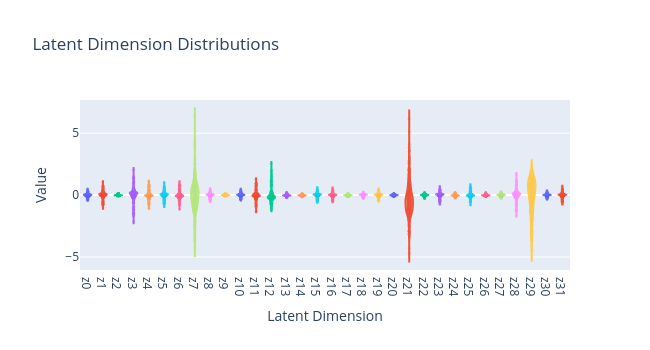

The code cell stored with this chart in its notebook:
### Markdown cell above
## Colour tSNE by reconstruction quality

Load latent embeddings (from the clustering notebook) and overlay Chamfer
distance on the tSNE plot.

### Code cell
import plotly.graph_objects as go
from sklearn.manifold import TSNE

# Load latent embeddings
res = np.load(os.path.join(output_dir, 'latent_embeddings.npz'), allow_pickle=True)
latents = res['latents'].squeeze()  # shape (N, C_latent)
ids = res['ids']

# Violin plot across all latent dimensions
fig = go.Figure()
for i in range(latents.shape[1]):
    fig.add_trace(go.Violin(
        y=latents[:, i],
        name=f'z{i}',
        box_visible=True,
        meanline_visible=True,
        points='all',
        pointpos=0,
        marker=dict(size=3, opacity=0.4),
    ))
fig.update_layout(
    title='Latent Dimension Distributions',
    xaxis_title='Latent Dimension',
    yaxis_title='Value',
    showlegend=False,
    width=650, height=350,
)
fig.show()

# tSNE
tsne = TSNE(n_components=2, perplexity=10, random_state=42)
tsne_coords = tsne.fit_transform(latents)

# Map Chamfer distances back to the latent embedding ordering
cd_by_id = dict(zip(recon_ids, chamfer_dists))
cd_for_tsne = np.array([cd_by_id.get(oid, np.nan) for oid in ids])

fig, ax = plt.subplots(figsize=(8, 8))
sc = ax.scatter(tsne_coords[:, 0], tsne_coords[:, 1],
                c=cd_for_tsne, s=40, alpha=0.7, cmap='RdYlGn_r')
plt.colorbar(sc, label='Chamfer Distance')
ax.set_xlabel('tSNE 1')
ax.set_ylabel('tSNE 2')
ax.set_title('Latent space coloured by reconstruction error')
plt.tight_layout()
plt.show()

### Figure 1 — Plotly figure (JSON) as saved in the notebook; plotly's stock layout.template omitted (floating-point values rounded to 4 significant figures; data arrays with more than 128 entries replaced by an {"elided": "..."} marker saying what was removed)
{"data": [{"box": {"visible": true}, "marker": {"opacity": 0.4, "size": 3}, "meanline": {"visible": true}, "name": "z0", "pointpos": 0, "points": "all", "type": "violin", "y": {"elided": "310 float values"}}, {"box": {"visible": true}, "marker": {"opacity": 0.4, "size": 3}, "meanline": {"visible": true}, "name": "z1", "pointpos": 0, "points": "all", "type": "violin", "y": {"elided": "310 float values"}}, {"box": {"visible": true}, "marker": {"opacity": 0.4, "size": 3}, "meanline": {"visible": true}, "name": "z2", "pointpos": 0, "points": "all", "type": "violin", "y": {"elided": "310 float values"}}, {"box": {"visible": true}, "marker": {"opacity": 0.4, "size": 3}, "meanline": {"visible": true}, "name": "z3", "pointpos": 0, "points": "all", "type": "violin", "y": {"elided": "310 float values"}}, {"box": {"visible": true}, "marker": {"opacity": 0.4, "size": 3}, "meanline": {"visible": true}, "name": "z4", "pointpos": 0, "points": "all", "type": "violin", "y": {"elided": "310 float values"}}, {"box": {"visible": true}, "marker": {"opacity": 0.4, "size": 3}, "meanline": {"visible": true}, "name": "z5", "pointpos": 0, "points": "all", "type": "violin", "y": {"elided": "310 float values"}}, {"box": {"visible": true}, "marker": {"opacity": 0.4, "size": 3}, "meanline": {"visible": true}, "name": "z6", "pointpos": 0, "points": "all", "type": "violin", "y": {"elided": "310 float values"}}, {"box": {"visible": true}, "marker": {"opacity": 0.4, "size": 3}, "meanline": {"visible": true}, "name": "z7", "pointpos": 0, "points": "all", "type": "violin", "y": {"elided": "310 float values"}}, {"box": {"visible": true}, "marker": {"opacity": 0.4, "size": 3}, "meanline": {"visible": true}, "name": "z8", "pointpos": 0, "points": "all", "type": "violin", "y": {"elided": "310 float values"}}, {"box": {"visible": true}, "marker": {"opacity": 0.4, "size": 3}, "meanline": {"visible": true}, "name": "z9", "pointpos": 0, "points": "all", "type": "violin", "y": {"elided": "310 float values"}}, {"box": {"visible": true}, "marker": {"opacity": 0.4, "size": 3}, "meanline": {"visible": true}, "name": "z10", "pointpos": 0, "points": "all", "type": "violin", "y": {"elided": "310 float values"}}, {"box": {"visible": true}, "marker": {"opacity": 0.4, "size": 3}, "meanline": {"visible": true}, "name": "z11", "pointpos": 0, "points": "all", "type": "violin", "y": {"elided": "310 float values"}}, {"box": {"visible": true}, "marker": {"opacity": 0.4, "size": 3}, "meanline": {"visible": true}, "name": "z12", "pointpos": 0, "points": "all", "type": "violin", "y": {"elided": "310 float values"}}, {"box": {"visible": true}, "marker": {"opacity": 0.4, "size": 3}, "meanline": {"visible": true}, "name": "z13", "pointpos": 0, "points": "all", "type": "violin", "y": {"elided": "310 float values"}}, {"box": {"visible": true}, "marker": {"opacity": 0.4, "size": 3}, "meanline": {"visible": true}, "name": "z14", "pointpos": 0, "points": "all", "type": "violin", "y": {"elided": "310 float values"}}, {"box": {"visible": true}, "marker": {"opacity": 0.4, "size": 3}, "meanline": {"visible": true}, "name": "z15", "pointpos": 0, "points": "all", "type": "violin", "y": {"elided": "310 float values"}}, {"box": {"visible": true}, "marker": {"opacity": 0.4, "size": 3}, "meanline": {"visible": true}, "name": "z16", "pointpos": 0, "points": "all", "type": "violin", "y": {"elided": "310 float values"}}, {"box": {"visible": true}, "marker": {"opacity": 0.4, "size": 3}, "meanline": {"visible": true}, "name": "z17", "pointpos": 0, "points": "all", "type": "violin", "y": {"elided": "310 float values"}}, {"box": {"visible": true}, "marker": {"opacity": 0.4, "size": 3}, "meanline": {"visible": true}, "name": "z18", "pointpos": 0, "points": "all", "type": "violin", "y": {"elided": "310 float values"}}, {"box": {"visible": true}, "marker": {"opacity": 0.4, "size": 3}, "meanline": {"visible": true}, "name": "z19", "pointpos": 0, "points": "all", "type": "violin", "y": {"elided": "310 float values"}}, {"box": {"visible": true}, "marker": {"opacity": 0.4, "size": 3}, "meanline": {"visible": true}, "name": "z20", "pointpos": 0, "points": "all", "type": "violin", "y": {"elided": "310 float values"}}, {"box": {"visible": true}, "marker": {"opacity": 0.4, "size": 3}, "meanline": {"visible": true}, "name": "z21", "pointpos": 0, "points": "all", "type": "violin", "y": {"elided": "310 float values"}}, {"box": {"visible": true}, "marker": {"opacity": 0.4, "size": 3}, "meanline": {"visible": true}, "name": "z22", "pointpos": 0, "points": "all", "type": "violin", "y": {"elided": "310 float values"}}, {"box": {"visible": true}, "marker": {"opacity": 0.4, "size": 3}, "meanline": {"visible": true}, "name": "z23", "pointpos": 0, "points": "all", "type": "violin", "y": {"elided": "310 float values"}}, {"box": {"visible": true}, "marker": {"opacity": 0.4, "size": 3}, "meanline": {"visible": true}, "name": "z24", "pointpos": 0, "points": "all", "type": "violin", "y": {"elided": "310 float values"}}, {"box": {"visible": true}, "marker": {"opacity": 0.4, "size": 3}, "meanline": {"visible": true}, "name": "z25", "pointpos": 0, "points": "all", "type": "violin", "y": {"elided": "310 float values"}}, {"box": {"visible": true}, "marker": {"opacity": 0.4, "size": 3}, "meanline": {"visible": true}, "name": "z26", "pointpos": 0, "points": "all", "type": "violin", "y": {"elided": "310 float values"}}, {"box": {"visible": true}, "marker": {"opacity": 0.4, "size": 3}, "meanline": {"visible": true}, "name": "z27", "pointpos": 0, "points": "all", "type": "violin", "y": {"elided": "310 float values"}}, {"box": {"visible": true}, "marker": {"opacity": 0.4, "size": 3}, "meanline": {"visible": true}, "name": "z28", "pointpos": 0, "points": "all", "type": "violin", "y": {"elided": "310 float values"}}, {"box": {"visible": true}, "marker": {"opacity": 0.4, "size": 3}, "meanline": {"visible": true}, "name": "z29", "pointpos": 0, "points": "all", "type": "violin", "y": {"elided": "310 float values"}}, {"box": {"visible": true}, "marker": {"opacity": 0.4, "size": 3}, "meanline": {"visible": true}, "name": "z30", "pointpos": 0, "points": "all", "type": "violin", "y": {"elided": "310 float values"}}, {"box": {"visible": true}, "marker": {"opacity": 0.4, "size": 3}, "meanline": {"visible": true}, "name": "z31", "pointpos": 0, "points": "all", "type": "violin", "y": {"elided": "310 float values"}}], "layout": {"height": 350, "showlegend": false, "title": {"text": "Latent Dimension Distributions"}, "width": 650, "xaxis": {"title": {"text": "Latent Dimension"}}, "yaxis": {"title": {"text": "Value"}}}}
